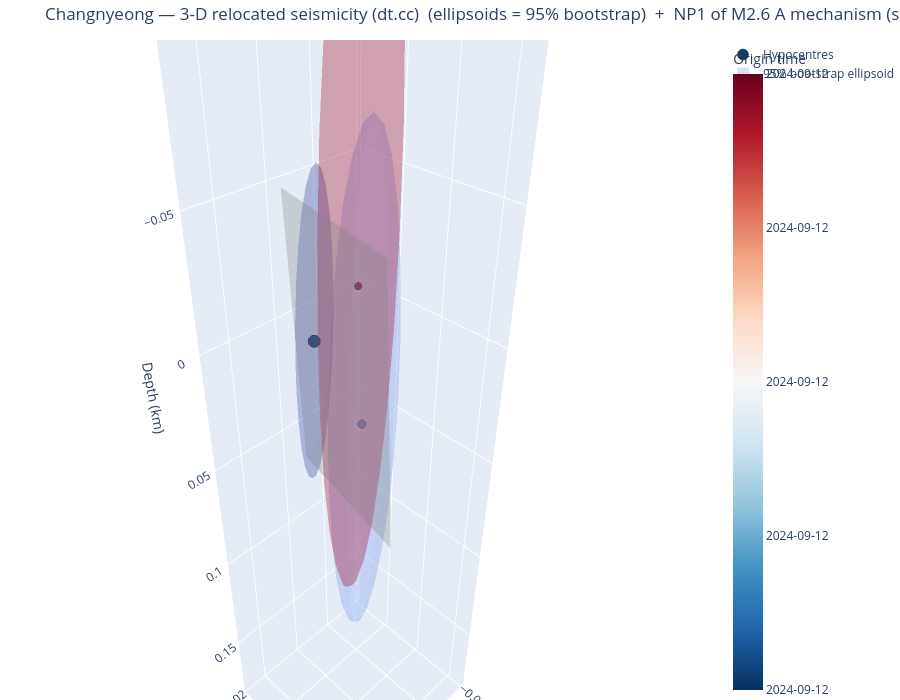

Here is the notebook cell this chart was saved with:
### Markdown cell above
The same view with the per-event uncertainty drawn as a **95% bootstrap error ellipsoid**
(`error="ellipsoid"`) instead of whisker bars: each ellipsoid's shape is the bootstrap sample covariance
and its size the empirical 95% Mahalanobis radius (95% of replicas inside), coloured like its hypocentre.
Tight horizontal but loose depth control shows up as a vertically elongated ellipsoid.

### Code cell
fig3d_e = viz.plot_3d_plane(cfg, VELMODEL, error="ellipsoid")
try:
    fig3d_e.write_image(f"/tmp/{CLUSTER}_3d_ellipsoid.png", scale=2)
except Exception:
    pass
fig3d_e

### Figure 1 — Plotly figure (JSON) as saved in the notebook; plotly's stock layout.template omitted (floating-point values rounded to 4 significant figures; data arrays with more than 128 entries replaced by an {"elided": "..."} marker saying what was removed)
{"data": [{"marker": {"color": [19980.0, 19980.0, 19980.0], "colorbar": {"ticktext": ["2024-09-12", "2024-09-12", "2024-09-12", "2024-09-12", "2024-09-12"], "tickvals": [19980.0, 19980.0, 19980.0, 19980.0, 19980.0], "title": {"text": "Origin time"}}, "colorscale": [[0.0, "rgb(5,48,97)"], [0.1, "rgb(33,102,172)"], [0.2, "rgb(67,147,195)"], [0.3, "rgb(146,197,222)"], [0.4, "rgb(209,229,240)"], [0.5, "rgb(247,247,247)"], [0.6, "rgb(253,219,199)"], [0.7, "rgb(244,165,130)"], [0.8, "rgb(214,96,77)"], [0.9, "rgb(178,24,43)"], [1.0, "rgb(103,0,31)"]], "line": {"color": "black", "width": 0.5}, "opacity": 0.95, "size": [14.4, 9.6, 8.8]}, "mode": "markers", "name": "Hypocentres", "text": ["200000  M2.6", "200001  M1.4", "200002  M1.2"], "type": "scatter3d", "x": [0.0, -0.0273, 0.0161], "y": [0.0, -0.0043, 0.0364], "z": [0.0, 0.0535, -0.0416]}, {"alphahull": 0, "color": "rgb(58,76,192)", "flatshading": true, "hoverinfo": "skip", "name": "95% bootstrap ellipsoid", "opacity": 0.18, "showlegend": true, "showscale": false, "type": "mesh3d", "x": {"elided": "196 float values"}, "y": {"elided": "196 float values"}, "z": {"elided": "196 float values"}}, {"alphahull": 0, "color": "rgb(130,165,251)", "flatshading": true, "hoverinfo": "skip", "name": "95% bootstrap ellipsoid", "opacity": 0.18, "showlegend": false, "showscale": false, "type": "mesh3d", "x": {"elided": "196 float values"}, "y": {"elided": "196 float values"}, "z": {"elided": "196 float values"}}, {"alphahull": 0, "color": "rgb(179,3,38)", "flatshading": true, "hoverinfo": "skip", "name": "95% bootstrap ellipsoid", "opacity": 0.18, "showlegend": false, "showscale": false, "type": "mesh3d", "x": {"elided": "196 float values"}, "y": {"elided": "196 float values"}, "z": {"elided": "196 float values"}}, {"color": "gray", "hoverinfo": "name", "i": [0, 0], "j": [1, 3], "k": [3, 2], "name": "NP1 of M2.6 A mechanism 192/88", "opacity": 0.3, "showscale": false, "type": "mesh3d", "x": [-0.005254, -0.0006624, 0.005971, 0.01056], "y": [-0.01275, -0.01368, 0.04242, 0.04149], "z": [0.0622, -0.04959, 0.0622, -0.04959]}], "layout": {"height": 700, "margin": {"b": 0, "l": 0, "r": 0, "t": 40}, "scene": {"aspectmode": "data", "xaxis": {"title": {"text": "E (km)"}}, "yaxis": {"title": {"text": "N (km)"}}, "zaxis": {"autorange": "reversed", "title": {"text": "Depth (km)"}}}, "title": {"text": "Changnyeong — 3-D relocated seismicity (dt.cc)  (ellipsoids = 95% bootstrap)  +  NP1 of M2.6 A mechanism (strike 192°, dip 88°)"}}}
